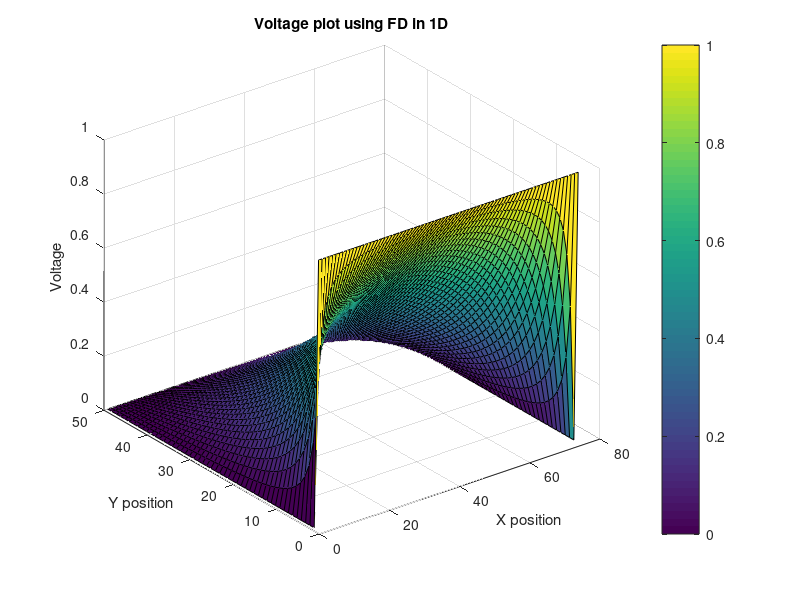
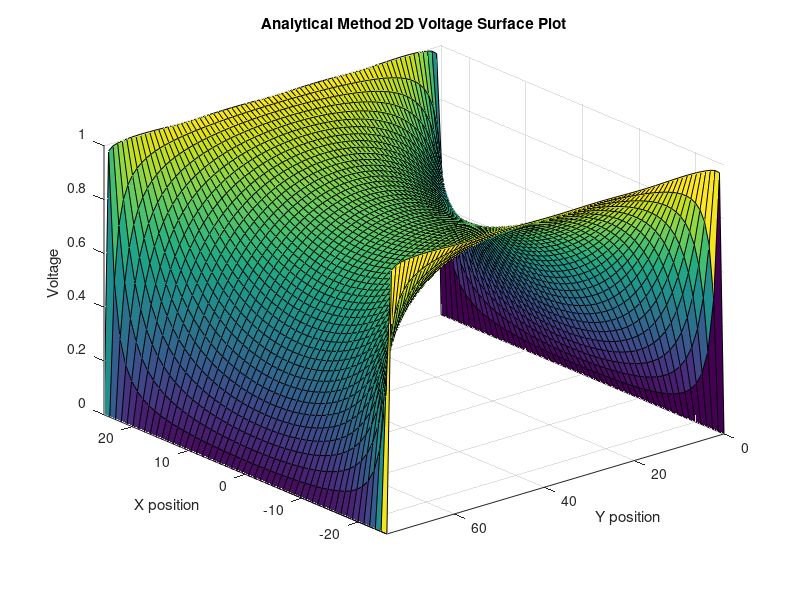

Write the MATLAB code that produced these figures, in order.
close all
clear
%Miranda Heredia 100996160
%Assignment 2 
%% Question 1 - Part B
%Similar to part A, using FD method but in 2D. Using the analytical method.


%Initializing dimensions of matrix 

Length = 50;
Width = (3/2)*Length;

G = sparse(Length*Width, Length*Width); %sparse to store non-zero elements
F = zeros(Length*Width, 1);

% Populating G matrix
for x =1:Length
    for y=1:Width
        n =  y +(x-1)*Width;    %Mapping equation FD
        %Local mapping of the nodes around (x,y)
        nxm = y+(x-2)*Width; 
        nxp = y+(x)*Width;
        nym = (y-1)+(x-1)*Width;
        nyp = (y+1)+(x-1)*Width;
        
        %Boundaries
        if x==1     %Left BC
            G(n,n) = 1;
            F(n) = 1;
        elseif x==Length    %Right BC
            G(n,n) = 1;
            F(n) =0;
        elseif y==Width     %Upper BC
            G(n,n) = 1;
        elseif y==1         %Lower BC
            G(n,n) = 1;
        else
            %Laplacian Equation in Differences
            G(n,n) = -4;
            G(n,nxm)= 1;
            G(n,nxp) = 1;
            G(n,nym) = 1;
            G(n,nyp) = 1;
        end       
    end
end

SolV = G\F;

%must create matrix to plot the surf()

SolVmatrix = zeros(Length, Width);

for i=1:Length
    for j=1: Width
        n = j+(i-1)*Width;
        SolVmatrix(i,j) = SolV(n);
    end
end

figure(1)
surf(SolVmatrix)
colorbar
title("Voltage plot using FD in 1D")
xlabel("X position")
ylabel("Y position")
zlabel("Voltage")


%variables to be used in our anayltical solution
a = Width;
b = Length/2;

x2 = linspace(-b,b, 50);
y2 = linspace(0,Width,Width);

[i,j] = meshgrid(x2,y2);

Vx = sparse(Width,Length);

%iterating to create a summation of the infinite series (finite in this
%case, ideally would be infinite for analytical)
% as n increases, the precision of the solution increases.


%Using fixed number of iterations (600) beause the analytical soltution had
%cosh and singh. Going over 600 iterations the plot does not match the
%soltion

for n = 1:2:600 
    
    Vx = (Vx + (cosh(n*pi*i/a).*sin(n*pi*j/a))./(n*cosh(n*pi*b/a)));
    figure(2)
    surf(x2,y2,(4/pi)*Vx)
    title("Analytical Method 2D Voltage Surface Plot")
    xlabel("X position")
    ylabel("Y position")
    zlabel("Voltage")
    axis tight
    view(-130,30);
    pause(0.001)
end

%% Conclusion
% After using both methods, I can conclude that the meshing and analytical
% approach similar results. However, there are some pros and cons to each
% methods. The numerical method is easy to visualize, easy to implements
% and provides decent approximations. Although some weakness is that this
% method could only handle simple equations.

%The analytical method requires an infinite sumation, so could not be
%implemented here on MATLAB. This method is slower due to sparsity.
%However, it proved a more accurate solution. 

